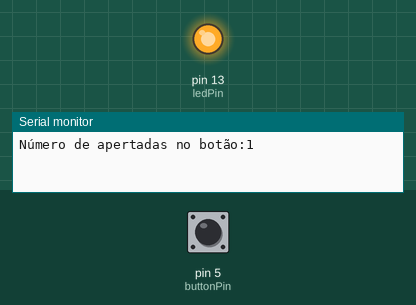
Simulated run of this sketch. Board: Arduino Uno, built with avr-gcc and run on an emulated ATmega328P. Shown: output pins drawn as LEDs (lit = HIGH), the last lines printed to the serial monitor. Inputs (shaded band) come from the test bench; at power-on: pin 5 (buttonPin) HIGH.

Above: at 1.2 s.
1.3 s: pin 5 (buttonPin) pulled LOW for 0.15 s
At 1.37 s:
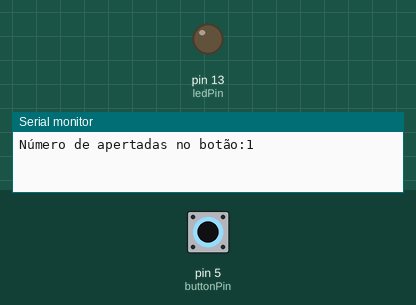
2.9 s: pin 5 (buttonPin) pulled LOW for 3.2 s
At 7.5 s:
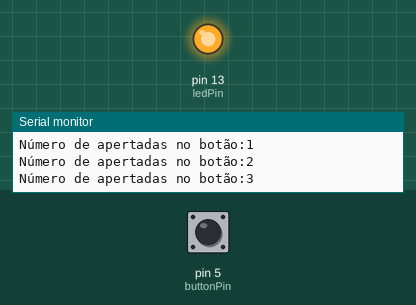
Timing chart, 0 to 9.0 s (numbered marks = the images above; inputs shaded):
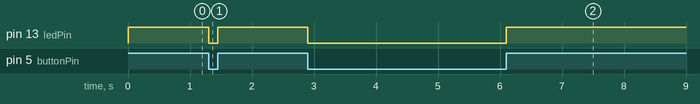

Measured:
- after the input at 1.3 s, pin 13 (ledPin): HIGH → LOW at once, → HIGH 0.15 s later
- after the input at 2.9 s, pin 13 (ledPin): HIGH → LOW at once, → HIGH 3.2 s later

The sketch:

Cod_Cont_Bot_o.ino
```cpp
// Definindo os pinos e algumas variáveis
const int ledPin = 13; // Pino do LED
const int buttonPin = 5; // Pino do Botão
int PushCounter = 0; // Contador
int LastState = 0; // Estado anterior
int Estbutton = 0; // Estado atual

void setup() {
  // Configurando o pino do Led como saída, e o do Botão, como entrada
  pinMode(ledPin, OUTPUT);
  pinMode(buttonPin, INPUT);
  digitalWrite(ledPin, LOW); // Estado inicial do LED é em baixo (LOW)
  Serial.begin(9600); // Inicializa a comunicação serial a 9600 bps. Isso é necessário para começar a enviar dados ao Serial Monitor
}

void loop() {
Estbutton = digitalRead(buttonPin); // Sincronizando o estado do botão a leitura atual do mesmo
  if ((LastState == LOW) && (Estbutton == HIGH)) { // Se houver uma transição positiva (negativo -> positivo)
    PushCounter++; // Soma 1 à variável "PushCounter"
    digitalWrite(ledPin, HIGH); // Acende o LED
    Serial.print("Número de apertadas no botão:"); // Printa a informação no serial monitor
    Serial.println(PushCounter);
  }
  if (Estbutton == LOW)  { // Se o botão não for precionado
    digitalWrite(ledPin, LOW); // Apaga o LED
    }
  delay(50);
LastState = Estbutton; //Save State
}
```
